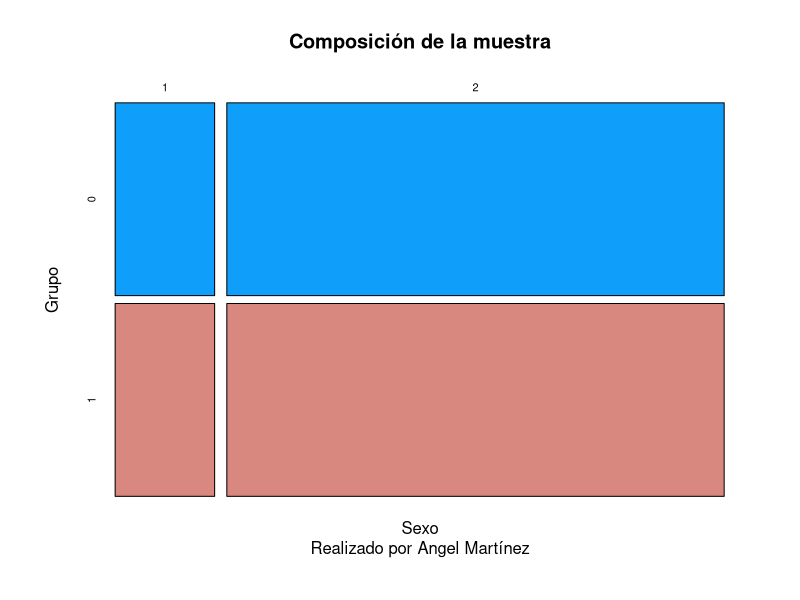

Reproduce this figure in R.
library(readxl)
StromBD <- read_excel("Progredi_Excel_2.xlsx")
View(StromBD)

StromBD$Group <- as.factor(StromBD$Group)
StromBD$Sex <- as.factor(StromBD$Sex)
StromBD$Marital_status <- as.factor(StromBD$Marital_status)
StromBD$Education <- as.factor(StromBD$Education)
StromBD$Medication <- as.factor(StromBD$Medication)
StromBD$Psychotherapy <- as.factor(StromBD$Psychotherapy)
# StromBD$Imputed_post <- as.factor(StromBD$Imputed_post)
# StromBD$Imputed_followup <- as.factor(StromBD$Imputed_followup)
# StromBD$BDI_post_under14 <- as.factor(StromBD$BDI_post_under14)

# 1. ¿Cuáles son las proporciones de los sexos en los
# participantes del estudio?

# Tabla de contigencia
tablaContigenciaSexo <- xtabs(~Sex, data = StromBD)
tablaContigenciaSexo

# Proporciones
proporcionesSexo <- proportions(tablaContigenciaSexo)
proporcionesSexo

# Intervalos de confianza
# Sexo 1 : 8 participante, de 48 participantes.
testProporcionesSexo01 <- prop.test(8, 48)

# Sexo 2: 40 participante, de 48 participantes.
testProporcionesSexo02 <- prop.test(40, 48)

testProporcionesSexo01
testProporcionesSexo02

# Evalua si existe una diferencia en la proporcion esperada
# Hipotesis nula las proporciones entre los dos grupos no son diferentes  p >=0.05
# Hipotesis alternativa  las proporciones entre dos grupos son diferentes p < 0.05

# % 50 %50  nula
# % 20 % 70 alternativa
# Si hay una diferencia en las proporciones estadisticamente significativa

# Da el intervalo de confianza

IC95ProporcionesSexo01 <- (testProporcionesSexo01$conf.int[2]-testProporcionesSexo01$conf.int[1])/2
IC95ProporcionesSexo02 <- (testProporcionesSexo02$conf.int[2]-testProporcionesSexo02$conf.int[1])/2

IC95ProporcionesSexo01
IC95ProporcionesSexo02
# 0.16 +- 0.11
# 0.83 +- 0.11
# 2. Los participantes fueron asignados
# (aleatoriamente) a dos grupos ¿Cuál es la proporción
# de sexos en cada grupo?

tablaContigenciaSexoGrupo <- xtabs(~Sex + Group, data = StromBD) 
tablaContigenciaSexoGrupo

testProporcionesSexoGrupo <- prop.test(tablaContigenciaSexoGrupo)
testProporcionesSexoGrupo

IC95ProporcionesSexoGrupo <- (testProporcionesSexoGrupo$conf.int[2]-testProporcionesSexoGrupo$conf.int[1])/2

IC95ProporcionesSexoGrupo

plot(tablaContigenciaSexoGrupo,
     main = "Composición de la muestra",
     ylab = "Grupo",
     xlab = "Sexo",
     col = c("#109EFB", "#D98880"),
     sub = "Realizado por Angel Martínez"
     )

# 3. ¿Las variables Sexo y Grupo son independientes?.

# xi cuadrado

chisqTestSexoGrupo <- chisq.test(tablaContigenciaSexoGrupo)
chisqTestSexoGrupo



# Prueba de independencia
# Hipotesis nula supone que no hay asociacion entre las variables (son independientes)
# (p > 0.05)
# Hipotesis alternativa hay asocciacion entre las variables (son dependientes)
# (p < 0.05)

# Si son independientes. 

# 4. ¿La variable es independiente de otras variables
# contempladas en el estudio (educación, medicación, psicoterapia)?

# Asumo que se refiere a Sexo

tablaContigenciaSexoEducacion <- xtabs(~Sex + Education, data = StromBD)
tablaContigenciaSexoEducacion
chisqTestSexoEducacion <- chisq.test(tablaContigenciaSexoEducacion)
chisqTestSexoEducacion
# Si es  independiente

tablaContigenciaSexoMedicacion <- xtabs(~Sex + Medication, data = StromBD)
tablaContigenciaSexoMedicacion
chisqTestSexoMedicacion <- chisq.test(tablaContigenciaSexoMedicacion)
chisqTestSexoMedicacion
# Si es independiente
tablaContigenciaSexoPsicoterapia <- xtabs(~Sex + Psychotherapy, data = StromBD)
tablaContigenciaSexoPsicoterapia
chisqTestSexoPsicoterapia <- chisq.test(tablaContigenciaSexoPsicoterapia)
chisqTestSexoPsicoterapia

# Si es independiente
# p >= 0.05

# 4.1. En general ¿El sexo de los participantes
# del estudio influye en su estado civil?

#Cambio en el tono de la pregunta mismo metodo. 


tablaContigenciaSexoEstadoCivil <- xtabs(~Sex + Marital_status, data = StromBD)
tablaContigenciaSexoEstadoCivil
chisqTestSexoEstadoCivil <- chisq.test(tablaContigenciaSexoEstadoCivil)
chisqTestSexoEstadoCivil
# Si es independiente
# El sexo no influye en su estado civil

# 4.2. En general ¿Hay evidencia de que el nivel
# educativo esté influenciado por el sexo en los participantes del estudio?

# Ya lo habiamos realizado, pero es diferente pregunta

chisqTestSexoEducacion

# No hay evidencia de que el nivel educativo este influenciado por el sexo
# Son independientes (p >= 0.05)

# En general ¿El acceso a psicoterapia
# depende del sexo de los participantes del estudio

chisqTestSexoPsicoterapia

# El acceso a la psicoterapia no depende del sexo
# Son variables independientes
# p >= 0.05

